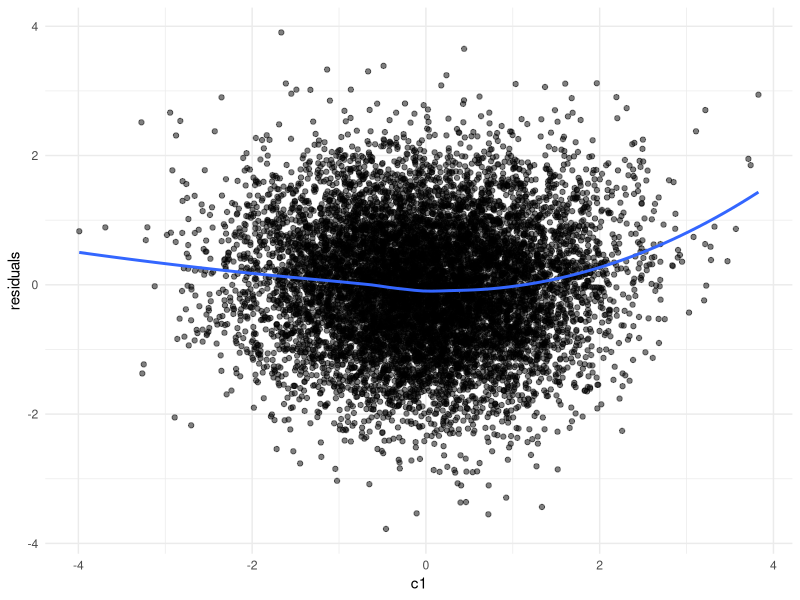

Recreate this plot in R.
# reproducibility
set.seed(427) 

# load required libraries
library(mvtnorm)
library(psych)                                             # for descriptives
library(lavaan)                                            # for fitting CLPM
library(tidyverse)

### CLPM parameters ###
N <- 100000                                                # number of people
T <- 5                                                     # number of time points

ax <- 0.25                                                 # effect of X_(t-1) on X_t
ay <- 0.25                                                 # effect of Y_(t-1) on Y_t
bx <- 0.10                                                 # effect of Y_(t-1) on X_t
by <- 0.10                                                 # effect of X_(t-1) on Y_t
rho <- 0.30                                                # residual correlation of innovations
                                                          
# create the path matrix A from these effects
A <- matrix(c(ax, by, 
              bx, ay), 
            nrow = 2, byrow = TRUE)

### confounder parameters ###
k_lin <- 3                                                 # number of "linear" confounders (baseline C1..C3)

# baseline linear effects of confounders on X_t and Y_t
gamma_x_lin <- c(0.30, 0.20, 0.10)                         # effect of confounders on X_t
gamma_y_lin <- c(0.30, 0.20, 0.10)                         # effect of confounders on Y_t

# curvature parameter for the exponential (controls how fast it explodes)
b_exp <- 0.7                                               # you can tune this

# simulate base confounders: C1..C3 ~ N(0,1), independent
Psi_base <- diag(rep(1, k_lin))                            
U_lin <- rmvnorm(N, 
                 mean  = rep(0, k_lin),                    
                 sigma = Psi_base)                         

colnames(U_lin) <- paste0("c", 1:k_lin)                    # C1, C2, C3

# exponential-transformed nonlinear confounders:
U_exp <- apply(U_lin, 2, function(col) {
  z_raw <- exp(b_exp * col)
  z_perp <- resid(lm(z_raw ~ col))
  as.numeric(scale(z_perp, center = TRUE, scale = TRUE))
})

colnames(U_exp) <- paste0("c", 1:k_lin, "_exp")            # E1, E2, E3

# combine linear and exponential confounders
U <- cbind(U_lin, U_exp)                                   # N x k, where k = 2 * k_lin
k <- ncol(U)                                               # total number of confounder variables

# empirical varcov matrix of (C, exp(C)) confounders
Psi <- cov(U)

# effects for the exponential parts on X and Y
gamma_x_exp <- c(0.10, 0.07, 0.05)
gamma_y_exp <- c(0.10, 0.07, 0.05)

# order in gamma_x / gamma_y corresponds to (C1, C2, C3, E1, E2, E3)
gamma_x <- c(gamma_x_lin, gamma_x_exp)
gamma_y <- c(gamma_y_lin, gamma_y_exp)

### RANDOM WALK FOR BETA_t WITH SHRINKAGE TOWARD B0 ###

# baseline 2 x k effect matrix from all confounders to (X, Y)
B0 <- rbind(gamma_x, gamma_y)                              # 2 x k

# RW mean vector for each coefficient (trend); here zero
RW_mean <- matrix(0, nrow = 2, ncol = k)

# random walk sd and shrinkage toward B0
rw_sd  <- 0.03                                             # step variability
shrink <- 0.10                                             # pull toward B0

Beta_list <- vector("list", T)
Beta_list[[1]] <- B0

# create random walk with shrinkage toward B0
for(t in 2:T){

  # random walk step with mean vector
  step <- matrix(
    rnorm(length(B0), mean = as.vector(RW_mean), sd = rw_sd),
    nrow = 2
  )

  B_prev <- Beta_list[[t-1]]

  # RW step + shrinkage toward B0
  B_new <- B_prev + step + shrink * (B0 - B_prev)

  Beta_list[[t]] <- B_new
}

### varcov matrices ###

# we want the variance of each variable to be 1
S_target <- diag(2)                                        # initial 2x2 identity

# variance contributed by confounders over time:
# S_U_t = B_t * Psi * B_t'
S_U_list <- lapply(Beta_list, function(Bt) Bt %*% Psi %*% t(Bt))
S_U  <- Reduce("+", S_U_list) / length(S_U_list)           # mean across time

# find needed covariance c between X and Y 
find_c <- function(A, S_U, rho) {

  f <- function(c) {

    S_target_c <- matrix(c(1, c,
                           c, 1),
                         nrow = 2, byrow = TRUE)
    
    S_dyn_c <- S_target_c - S_U
    
    Sigma_e_c <- S_dyn_c - t(A) %*% S_dyn_c %*% A
    
    v1 <- Sigma_e_c[1, 1]
    v2 <- Sigma_e_c[2, 2]
    cov12 <- Sigma_e_c[1, 2]
    corr_e <- cov12 / sqrt(v1 * v2)
    
    corr_e - rho
  }

  uniroot(f, interval = c(-0.99, 0.99))$root
}

# required covariance between X and Y
c_stat <- find_c(A, S_U, rho)

# stationary covariance of (X, Y)
S_target <- matrix(c(1, c_stat,
                     c_stat, 1),
                   nrow = 2, byrow = TRUE)

# variance by the dynamic process:
S_dyn <- S_target - S_U
S_dyn <- (S_dyn + t(S_dyn))/2                             # symmetrise

# check positive semidefinite
eS <- eigen(S_dyn)$values
eS[eS < 1e-10]

# innovation covariance matrix
Sigma_e <- S_dyn - t(A) %*% S_dyn %*% A
Sigma_e <- (Sigma_e + t(Sigma_e))/2

# For t = 1, target: S_target = S_U + Sigma_e1
Sigma_e1 <- S_dyn
Sigma_e1 <- (Sigma_e1 + t(Sigma_e1))/2

# t = 1: no lag yet, so Ddyn = e1 with Sigma_e1
Ddyn <- rmvnorm(N,
  mean  = c(0,0),
  sigma = Sigma_e1)

# initialise df with N rows and 2*T + k columns. 2*T for X and Y, k for confounders
df <- matrix(NA, nrow = N, ncol = 2*T + k)
colnames(df) <- c(paste0("x", 1:T),
                  paste0("y", 1:T),
                  colnames(U))

# save the confounders (C1..C3 and E1..E3)
df[, (2*T + 1):(2*T + k)] <- U

# first wave: use Beta_list[[1]]
obs1 <- Ddyn + U %*% t(Beta_list[[1]])

df[, 1]    <- obs1[, 1] 
df[, 1+T ] <- obs1[, 2]

# remaining waves: time-varying Beta_list[[i]] from random walk
for(i in 2:T){ 
  Ddyn <- Ddyn %*% t(A) + rmvnorm(N, sigma = Sigma_e) 
  obs  <- Ddyn + U %*% t(Beta_list[[i]]) 
  df[, i]    <- obs[, 1] 
  df[, i+T ] <- obs[, 2] 
}

df <- as.data.frame(df)

# basic checks
round(apply(df, 2, var), 3)
sigma <- cov(df)
round(sigma, 3)
describe(df)

# quick residual check for nonlinearity
df_sample <- df[sample(1:nrow(df), 10000), ]
lm_fit <- lm(x1 ~ c1, data = df_sample)
residuals <- lm_fit$residuals

ggplot(df_sample, aes(x = c1, y = residuals)) +
  geom_point(alpha = 0.5) +
  geom_smooth(method = "loess", se = FALSE) +
  theme_minimal()

# write.csv(df, file = "Thesis/Code/Data/Data_Sim_exponential_RW_Pop.csv", row.names = FALSE)
